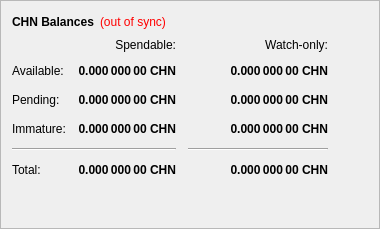
        <widget class="QFrame" name="frame">
         <property name="frameShape">
          <enum>QFrame::StyledPanel</enum>
         </property>
         <property name="frameShadow">
          <enum>QFrame::Raised</enum>
         </property>
         <layout class="QVBoxLayout" name="verticalLayout_4">
          <item>
           <layout class="QHBoxLayout" name="horizontalLayout_4">
            <item>
             <widget class="QLabel" name="label_5">
              <property name="font">
               <font>
                <weight>75</weight>
                <bold>true</bold>
               </font>
              </property>
              <property name="text">
               <string>CHN Balances</string>
              </property>
             </widget>
            </item>
            <item>
             <widget class="QLabel" name="labelWalletStatus">
              <property name="cursor">
               <cursorShape>WhatsThisCursor</cursorShape>
              </property>
              <property name="toolTip">
               <string>The displayed information may be out of date. Your wallet automatically synchronizes with the Chronos network after a connection is established, but this process has not completed yet.</string>
              </property>
              <property name="styleSheet">
               <string notr="true">QLabel { color: red; }</string>
              </property>
              <property name="text">
               <string notr="true">(out of sync)</string>
              </property>
              <property name="alignment">
               <set>Qt::AlignLeading|Qt::AlignLeft|Qt::AlignVCenter</set>
              </property>
             </widget>
            </item>
            <item>
             <spacer name="horizontalSpacer_3">
              <property name="orientation">
               <enum>Qt::Horizontal</enum>
              </property>
              <property name="sizeHint" stdset="0">
               <size>
                <width>40</width>
                <height>20</height>
               </size>
              </property>
             </spacer>
            </item>
           </layout>
          </item>
          <item>
           <layout class="QGridLayout" name="gridLayout">
            <property name="spacing">
             <number>12</number>
            </property>
            <item row="2" column="2">
             <widget class="QLabel" name="labelWatchPending">
              <property name="font">
               <font>
                <weight>75</weight>
                <bold>true</bold>
               </font>
              </property>
              <property name="cursor">
               <cursorShape>IBeamCursor</cursorShape>
              </property>
              <property name="toolTip">
               <string>Unconfirmed transactions to watch-only addresses</string>
              </property>
              <property name="text">
               <string notr="true">0.000 000 00 CHN</string>
              </property>
              <property name="alignment">
               <set>Qt::AlignRight|Qt::AlignTrailing|Qt::AlignVCenter</set>
              </property>
              <property name="textInteractionFlags">
               <set>Qt::LinksAccessibleByMouse|Qt::TextSelectableByKeyboard|Qt::TextSelectableByMouse</set>
              </property>
             </widget>
            </item>
            <item row="2" column="1">
             <widget class="QLabel" name="labelUnconfirmed">
              <property name="font">
               <font>
                <weight>75</weight>
                <bold>true</bold>
               </font>
              </property>
              <property name="cursor">
               <cursorShape>IBeamCursor</cursorShape>
              </property>
              <property name="toolTip">
               <string>Total of transactions that have yet to be confirmed, and do not yet count toward the spendable balance</string>
              </property>
              <property name="text">
               <string notr="true">0.000 000 00 CHN</string>
              </property>
              <property name="alignment">
               <set>Qt::AlignRight|Qt::AlignTrailing|Qt::AlignVCenter</set>
              </property>
              <property name="textInteractionFlags">
               <set>Qt::LinksAccessibleByMouse|Qt::TextSelectableByKeyboard|Qt::TextSelectableByMouse</set>
              </property>
             </widget>
            </item>
            <item row="3" column="2">
             <widget class="QLabel" name="labelWatchImmature">
              <property name="font">
               <font>
                <weight>75</weight>
                <bold>true</bold>
               </font>
              </property>
              <property name="cursor">
               <cursorShape>IBeamCursor</cursorShape>
              </property>
              <property name="toolTip">
               <string>Staked or masternode rewards in watch-only addresses that has not yet matured</string>
              </property>
              <property name="text">
               <string notr="true">0.000 000 00 CHN</string>
              </property>
              <property name="alignment">
               <set>Qt::AlignRight|Qt::AlignTrailing|Qt::AlignVCenter</set>
              </property>
              <property name="textInteractionFlags">
               <set>Qt::LinksAccessibleByMouse|Qt::TextSelectableByKeyboard|Qt::TextSelectableByMouse</set>
              </property>
             </widget>
            </item>
            <item row="4" column="0" colspan="2">
             <widget class="Line" name="lineSpendableBalance">
              <property name="orientation">
               <enum>Qt::Horizontal</enum>
              </property>
             </widget>
            </item>
            <item row="4" column="2">
             <widget class="Line" name="lineWatchBalance">
              <property name="sizePolicy">
               <sizepolicy hsizetype="Preferred" vsizetype="Fixed">
                <horstretch>0</horstretch>
                <verstretch>0</verstretch>
               </sizepolicy>
              </property>
              <property name="minimumSize">
               <size>
                <width>140</width>
                <height>0</height>
               </size>
              </property>
              <property name="orientation">
               <enum>Qt::Horizontal</enum>
              </property>
             </widget>
            </item>
            <item row="5" column="0">
             <widget class="QLabel" name="labelTotalText">
              <property name="text">
               <string>Total:</string>
              </property>
             </widget>
            </item>
            <item row="3" column="1">
             <widget class="QLabel" name="labelImmature">
              <property name="font">
               <font>
                <weight>75</weight>
                <bold>true</bold>
               </font>
              </property>
              <property name="cursor">
               <cursorShape>IBeamCursor</cursorShape>
              </property>
              <property name="toolTip">
               <string>Staked or masternode rewards that has not yet matured</string>
              </property>
              <property name="text">
               <string notr="true">0.000 000 00 CHN</string>
              </property>
              <property name="alignment">
               <set>Qt::AlignRight|Qt::AlignTrailing|Qt::AlignVCenter</set>
              </property>
              <property name="textInteractionFlags">
               <set>Qt::LinksAccessibleByMouse|Qt::TextSelectableByKeyboard|Qt::TextSelectableByMouse</set>
              </property>
             </widget>
            </item>
            <item row="2" column="3">
             <spacer name="horizontalSpacer_2">
              <property name="orientation">
               <enum>Qt::Horizontal</enum>
              </property>
              <property name="sizeHint" stdset="0">
               <size>
                <width>40</width>
                <height>20</height>
               </size>
              </property>
             </spacer>
            </item>
            <item row="3" column="0">
             <widget class="QLabel" name="labelImmatureText">
              <property name="text">
               <string>Immature:</string>
              </property>
             </widget>
            </item>
            <item row="5" column="1">
             <widget class="QLabel" name="labelTotal">
              <property name="font">
               <font>
                <weight>75</weight>
                <bold>true</bold>
               </font>
              </property>
              <property name="cursor">
               <cursorShape>IBeamCursor</cursorShape>
              </property>
              <property name="toolTip">
               <string>Your current total balance</string>
              </property>
              <property name="text">
               <string notr="true">0.000 000 00 CHN</string>
              </property>
              <property name="alignment">
               <set>Qt::AlignRight|Qt::AlignTrailing|Qt::AlignVCenter</set>
              </property>
              <property name="textInteractionFlags">
               <set>Qt::LinksAccessibleByMouse|Qt::TextSelectableByKeyboard|Qt::TextSelectableByMouse</set>
              </property>
             </widget>
            </item>
            <item row="5" column="2">
             <widget class="QLabel" name="labelWatchTotal">
              <property name="font">
               <font>
                <weight>75</weight>
                <bold>true</bold>
               </font>
              </property>
              <property name="cursor">
               <cursorShape>IBeamCursor</cursorShape>
              </property>
              <property name="toolTip">
               <string>Current total balance in watch-only addresses</string>
              </property>
              <property name="text">
               <string notr="true">0.000 000 00 CHN</string>
              </property>
              <property name="alignment">
               <set>Qt::AlignRight|Qt::AlignTrailing|Qt::AlignVCenter</set>
              </property>
              <property name="textInteractionFlags">
               <set>Qt::LinksAccessibleByMouse|Qt::TextSelectableByKeyboard|Qt::TextSelectableByMouse</set>
              </property>
             </widget>
            </item>
            <item row="0" column="2">
             <widget class="QLabel" name="labelWatchonly">
              <property name="text">
               <string>Watch-only:</string>
              </property>
              <property name="alignment">
               <set>Qt::AlignRight|Qt::AlignTrailing|Qt::AlignVCenter</set>
              </property>
             </widget>
            </item>
            <item row="1" column="0">
             <widget class="QLabel" name="labelBalanceText">
              <property name="text">
               <string>Available:</string>
              </property>
             </widget>
            </item>
            <item row="1" column="1">
             <widget class="QLabel" name="labelBalance">
              <property name="font">
               <font>
                <weight>75</weight>
                <bold>true</bold>
               </font>
              </property>
              <property name="cursor">
               <cursorShape>IBeamCursor</cursorShape>
              </property>
              <property name="toolTip">
               <string>Your current spendable balance</string>
              </property>
              <property name="text">
               <string notr="true">0.000 000 00 CHN</string>
              </property>
              <property name="alignment">
               <set>Qt::AlignRight|Qt::AlignTrailing|Qt::AlignVCenter</set>
              </property>
              <property name="textInteractionFlags">
               <set>Qt::LinksAccessibleByMouse|Qt::TextSelectableByKeyboard|Qt::TextSelectableByMouse</set>
              </property>
             </widget>
            </item>
            <item row="1" column="2">
             <widget class="QLabel" name="labelWatchAvailable">
              <property name="font">
               <font>
                <weight>75</weight>
                <bold>true</bold>
               </font>
              </property>
              <property name="cursor">
               <cursorShape>IBeamCursor</cursorShape>
              </property>
              <property name="toolTip">
               <string>Your current balance in watch-only addresses</string>
              </property>
              <property name="text">
               <string notr="true">0.000 000 00 CHN</string>
              </property>
              <property name="alignment">
               <set>Qt::AlignRight|Qt::AlignTrailing|Qt::AlignVCenter</set>
              </property>
              <property name="textInteractionFlags">
               <set>Qt::LinksAccessibleByMouse|Qt::TextSelectableByKeyboard|Qt::TextSelectableByMouse</set>
              </property>
             </widget>
            </item>
            <item row="2" column="0">
             <widget class="QLabel" name="labelPendingText">
              <property name="text">
               <string>Pending:</string>
              </property>
             </widget>
            </item>
            <item row="0" column="1">
             <widget class="QLabel" name="labelSpendable">
              <property name="text">
               <string>Spendable:</string>
              </property>
              <property name="alignment">
               <set>Qt::AlignRight|Qt::AlignTrailing|Qt::AlignVCenter</set>
              </property>
             </widget>
            </item>
           </layout>
          </item>
          <item>
           <spacer name="verticalSpacer_4">
            <property name="orientation">
             <enum>Qt::Vertical</enum>
            </property>
            <property name="sizeHint" stdset="0">
             <size>
              <width>20</width>
              <height>40</height>
             </size>
            </property>
           </spacer>
          </item>
         </layout>
        </widget>
